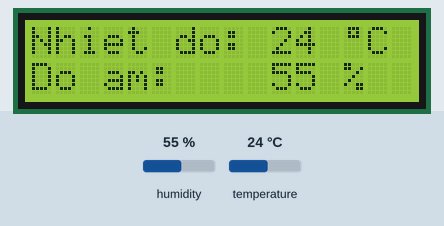
Simulated run of this sketch. Board: Arduino Uno, built with avr-gcc and run on an emulated ATmega328P. Parts: 16×2 character LCD. Wiring (inferred from the names in the program): DHT11 sensor: data pin 2. The test bench sets the inputs (shaded band); at power-on: humidity 55 %, temperature 24 °C. What the sketch prints to the serial monitor is not drawn.

Above: at 1.2 s.
1.3 s: humidity set to 22 %
At 4.0 s:
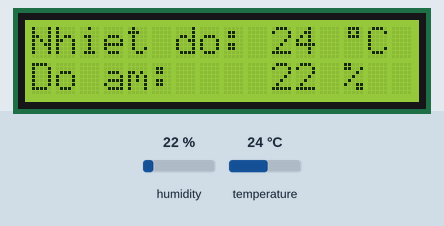
5.5 s: temperature set to 12 °C
At 8.4 s:
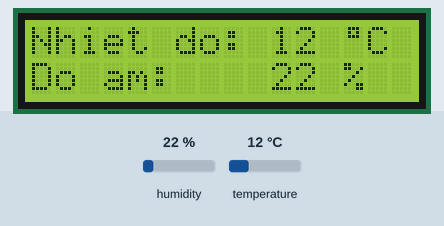
9.7 s: humidity set to 40 %
At 11.5 s:
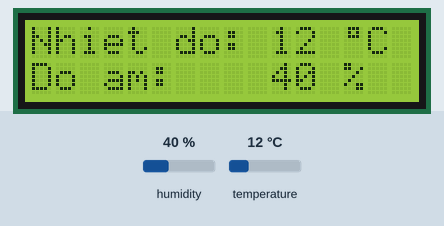
13.9 s: temperature set to 19 °C
At 17.9 s:
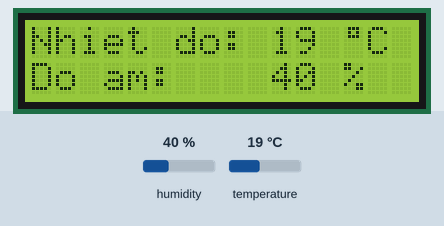
Timing chart, 0 to 19.2 s (numbered marks = the images above; inputs shaded):
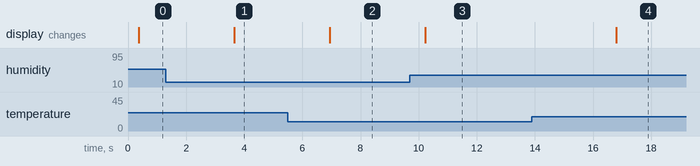

Measured:
- after the input at 1.3 s, the display: changes after 2.4 s (image 1)
- after the input at 5.5 s, the display: changes after 1.4 s (image 2)
- after the input at 9.7 s, the display: changes after 0.53 s (image 3)
- after the input at 13.9 s, the display: changes after 2.9 s (image 4)

The sketch:

text1111.ino
```cpp
#include <DHT.h>
#include <Wire.h>
#include <LiquidCrystal_I2C.h>

LiquidCrystal_I2C lcd(0x27,16,2);

const int DHTPIN = 2;
const int DHTTYPE = DHT11;
DHT dht(DHTPIN, DHTTYPE);

byte degree[8] = {
  0B01110,
  0B01010,
  0B01110,
  0B00000,
  0B00000,
  0B00000,
  0B00000,
  0B00000
};

void setup() {
  lcd.init();
  lcd.backlight();

  lcd.print("Nhiet do: ");
  lcd.setCursor(0,1);
  lcd.print("Do am: ");

  lcd.createChar(1, degree);
  Serial.begin(9600);
  dht.begin();
}

void loop() {
  float h = dht.readHumidity();
  float t = dht.readTemperature();

  if (isnan(t) || isnan(h)) { // Kiểm tra xem thử việc đọc giá trị có bị thất bại hay không. Hàm isnan bạn xem tại đây http://arduino.vn/reference/isnan
  }
  else {
    lcd.setCursor(10,0);
    lcd.print(round(t));
    lcd.print(" ");
    lcd.write(1);
    lcd.print("C");

    lcd.setCursor(10,1);
    lcd.print(round(h));
    lcd.print(" %");
      Serial.print("Nhiet do: ");
  Serial.println(t);               //Xuất nhiệt độ
  Serial.print("Do am: ");
  Serial.println(h);               //Xuất độ ẩm

  Serial.println();                //Xuống hàng
  }
  delay(3000);
}
```
